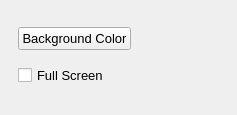
<?xml version="1.0" encoding="UTF-8"?>
<ui version="4.0">
 <class>Window_manager</class>
 <widget class="QDockWidget" name="Window_manager">
  <property name="geometry">
   <rect>
    <x>0</x>
    <y>0</y>
    <width>237</width>
    <height>115</height>
   </rect>
  </property>
  <property name="minimumSize">
   <size>
    <width>181</width>
    <height>115</height>
   </size>
  </property>
  <property name="maximumSize">
   <size>
    <width>1070</width>
    <height>115</height>
   </size>
  </property>
  <property name="windowTitle">
   <string>Window</string>
  </property>
  <widget class="QWidget" name="dockWidgetContents">
   <layout class="QGridLayout" name="gridLayout_2">
    <item row="0" column="1">
     <spacer name="horizontalSpacer">
      <property name="orientation">
       <enum>Qt::Horizontal</enum>
      </property>
      <property name="sizeHint" stdset="0">
       <size>
        <width>40</width>
        <height>20</height>
       </size>
      </property>
     </spacer>
    </item>
    <item row="0" column="0">
     <widget class="QFrame" name="frame">
      <property name="frameShape">
       <enum>QFrame::NoFrame</enum>
      </property>
      <property name="frameShadow">
       <enum>QFrame::Raised</enum>
      </property>
      <layout class="QVBoxLayout" name="verticalLayout">
       <item>
        <widget class="QPushButton" name="butBackgroundColor">
         <property name="font">
          <font>
           <pointsize>10</pointsize>
          </font>
         </property>
         <property name="text">
          <string>Background Color</string>
         </property>
        </widget>
       </item>
       <item>
        <widget class="QCheckBox" name="checkBox">
         <property name="font">
          <font>
           <pointsize>10</pointsize>
          </font>
         </property>
         <property name="text">
          <string>Full Screen</string>
         </property>
         <property name="checked">
          <bool>false</bool>
         </property>
        </widget>
       </item>
      </layout>
     </widget>
    </item>
   </layout>
  </widget>
 </widget>
 <resources/>
 <connections/>
</ui>
